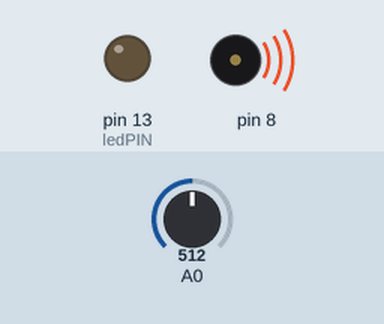
This sketch was run on a simulated Arduino Uno, built with avr-gcc and run on an emulated ATmega328P. On the bench: output pins drawn as LEDs (lit = HIGH), buzzer (waves = sounding). The inputs (shaded band) are chosen by the test bench; at power-on: A0 = 512.

Above: at 5.05 s.
Timing chart, 0 to 8.0 s (numbered marks = the images above):
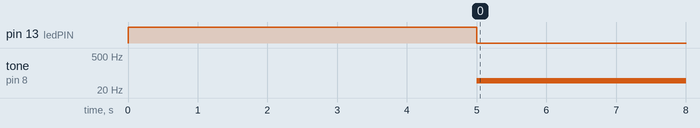

The sketch:

LightTheremin.ino
```cpp
int sensorValue;
int sensorLow = 1023;
int sensorHigh = 0;
const int ledPIN = 13;

void setup() {
  pinMode(ledPIN, OUTPUT);
  digitalWrite(ledPIN, HIGH);
  while (millis() < 5000) {
    sensorValue = analogRead(A0);
    if (sensorValue > sensorHigh) {
      sensorHigh = sensorValue;
    }
    if (sensorValue < sensorLow) {
      sensorLow = sensorValue;
    }
  }
  digitalWrite(ledPIN, LOW);
}
void loop() {
  sensorValue = analogRead(A0);
  int pitch = map(sensorValue, sensorLow, sensorHigh, 50, 5000);
  tone(8, pitch, 50);
  delay(50);
}
```

Measured:
- by itself, tone on pin 8: silent → 49 Hz at 5.0 s
